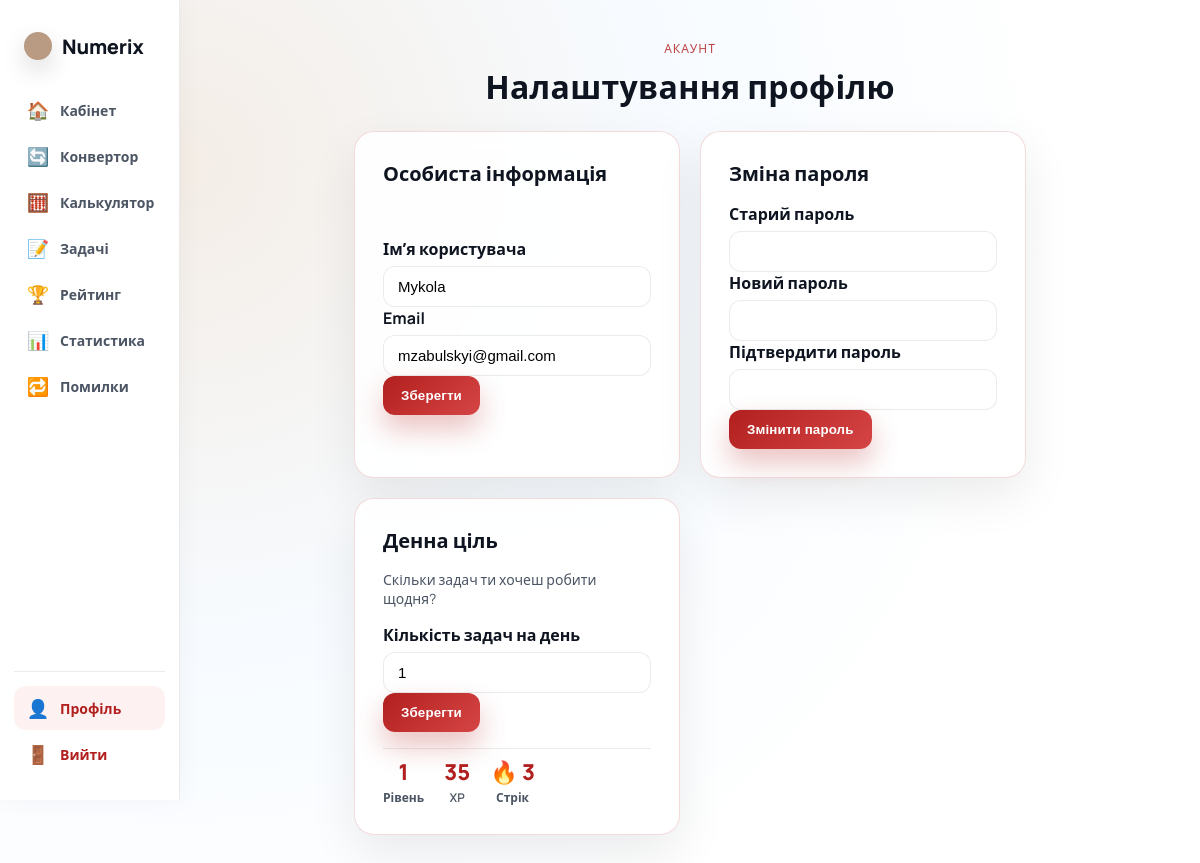
Screenshot of /profile (signed in) with the database file from the repository.
### models.py (models this page shows, shortened)
class User(UserMixin, db.Model):
    __tablename__ = "users"
    id = db.Column(db.Integer, primary_key=True)
    username = db.Column(db.String(50), unique=True, nullable=False)
    email = db.Column(db.String(120), unique=True, nullable=False)
    password_hash = db.Column(db.String(256), nullable=False)
    level = db.Column(db.Integer, default=1)
    xp = db.Column(db.Integer, default=0)
    daily_goal = db.Column(db.Integer, default=20)
    streak = db.Column(db.Integer, default=0)
    last_active = db.Column(db.Date, default=date.today)
    created_at = db.Column(db.DateTime, default=datetime.utcnow)
    progress = db.relationship("UserProgress", backref="user", lazy=True)
    attempts = db.relationship("TaskAttempt", backref="user", lazy=True)
    sessions = db.relationship("DailySession", backref="user", lazy=True)

### routes/profile_routes.py (the view, shortened to what this page needs)
@profile_routes.route("/profile", methods=["GET", "POST"])
@login_required
def profile():
    return render_template("profile.html")

### app.py (called while the page is built)
@login_manager.user_loader
def load_user(user_id):
    return User.query.get(int(user_id))

### templates/profile.html (shortened to what this page needs)
<!DOCTYPE html>
<html lang="uk">
<head>
    <link rel="stylesheet" href="{{ url_for('static', filename='css/style.css') }}">
</head>
<body class="page-light">
    {% set active = 'profile' %}
    {% include 'partials/sidebar.html' %}
    <main class="shell">
        <section class="hero">
            <p class="eyebrow">Акаунт</p>
            <h1>Налаштування профілю</h1>
        </section>
        <div class="profile-grid">
            <section class="glass-card profile-card">
                <h2>Особиста інформація</h2>
                <form method="POST">
                    <label class="profile-label">
                        Імʼя користувача
                        <input type="text" name="username" value="{{ current_user.username }}" required>
                    </label>
                    <label class="profile-label">
                        Email
                        <input type="email" name="email" value="{{ current_user.email }}" required>
                    </label>
                    <button class="cta" type="submit">Зберегти</button>
                </form>
            </section>
            <section class="glass-card profile-card">
                <h2>Зміна пароля</h2>
                <form method="POST">
                    <label class="profile-label">
                        Старий пароль
                        <input type="password" name="old_password" required>
                    </label>
                    <label class="profile-label">
                        Новий пароль
                        <input type="password" name="new_password" required>
                    </label>
                    <label class="profile-label">
                        Підтвердити пароль
                        <input type="password" name="confirm_password" required>
                    </label>
                    <button class="cta" type="submit">Змінити пароль</button>
                </form>
            </section>
            <section class="glass-card profile-card">
                <h2>Денна ціль</h2>
                <p class="profile-muted">Скільки задач ти хочеш робити щодня?</p>
                <form method="POST">
                    <label class="profile-label">
                        Кількість задач на день
                        <input type="number" name="daily_goal" value="{{ current_user.daily_goal }}" min="1" max="200">
                    </label>
                    <button class="cta" type="submit">Зберегти</button>
                </form>
                <div class="profile-stats">
                    <div class="stat-item">
                        <span class="stat-val">{{ current_user.level }}</span>
                        <span class="stat-lbl">Рівень</span>
                    </div>
                    <div class="stat-item">
                        <span class="stat-val">{{ current_user.xp }}</span>
                        <span class="stat-lbl">XP</span>
                    </div>
                    <div class="stat-item">
                        <span class="stat-val">🔥 {{ current_user.streak }}</span>
                        <span class="stat-lbl">Стрік</span>
                    </div>
                </div>
            </section>
        </div>
    </main>
</body>
</html>

### static/css/style.css (style rules this page uses)
:root { --bg: #f7fbff; --bg2: #f4ede6; --ink: #0f1520; --muted: #4b5563; --accent: #b21f1f; --accent-2: #d64545; --border: rgba(0,0,0,0.08); --glass: rgba(255,255,255,0.9); --shadow-1: 0 18px 48px rgba(0,0,0,0.08); --shadow-2: 0 30px 90px rgba(0,0,0,0.07); --radius: 18px; }
* { box-sizing: border-box; }
body { margin: 0; font-family: Manrope, system-ui, -apple-system, sans-serif; background: radial-gradient(circle at 15% 18%, var(--bg2) 0, var(--bg) 38%, #ffffff 70%); color: var(--ink); }
.shell { max-width: 900px; margin: 40px auto 80px; padding: 0 24px; padding-left: 204px; }
.page-light { background: radial-gradient(circle at 15% 18%, var(--bg2) 0, var(--bg) 38%, #ffffff 70%); }
.hero { text-align: center; margin: 34px 0 22px; }
.eyebrow { text-transform: uppercase; letter-spacing: 0.18em; font-size: 12px; color: var(--accent); margin: 0 0 8px; }
.hero h1 { margin: 0 0 10px; font-size: 32px; letter-spacing: 0.01em; }
.glass-card { background: var(--glass); border: 1.5px solid rgba(178,31,31,0.16); border-radius: 20px; box-shadow: var(--shadow-1), inset 0 1px 0 rgba(255,255,255,0.7); backdrop-filter: blur(10px); }
.cta { border: none; background: linear-gradient(135deg, var(--accent), var(--accent-2)); color: #fff; padding: 12px 18px; border-radius: 12px; font-weight: 700; letter-spacing: 0.01em; cursor: pointer; box-shadow: 0 14px 28px rgba(178,31,31,0.28); }
.eyebrow { text-transform: uppercase; letter-spacing: 0.08em; font-size: 12px; margin-bottom: 8px; opacity: 0.82; }

### templates/profile.html (style rules this page uses)
.profile-grid { display: grid; grid-template-columns: repeat(auto-fit, minmax(300px, 1fr)); gap: 20px; }
.profile-card { padding: 28px; display: grid; gap: 16px; }
.profile-card h2 { margin: 0; font-size: 20px; }
.profile-muted { margin: 0; color: var(--muted); font-size: 14px; }
.profile-label { display: grid; gap: 6px; font-weight: 700; color: var(--ink); }
.profile-label input { padding: 11px 14px; border: 1.5px solid var(--border); border-radius: 12px; font-size: 15px; background: #fff; }
.profile-stats { display: flex; gap: 20px; padding-top: 8px; border-top: 1px solid var(--border); }
.stat-item { display: grid; gap: 2px; text-align: center; }
.stat-val { font-size: 22px; font-weight: 800; color: var(--accent); }
.stat-lbl { font-size: 12px; color: var(--muted); font-weight: 600; }

### rows the page displays
User: username "Mykola", email "mzabulskyi@gmail.com", daily_goal "1", level "1", xp "35", streak "3"
